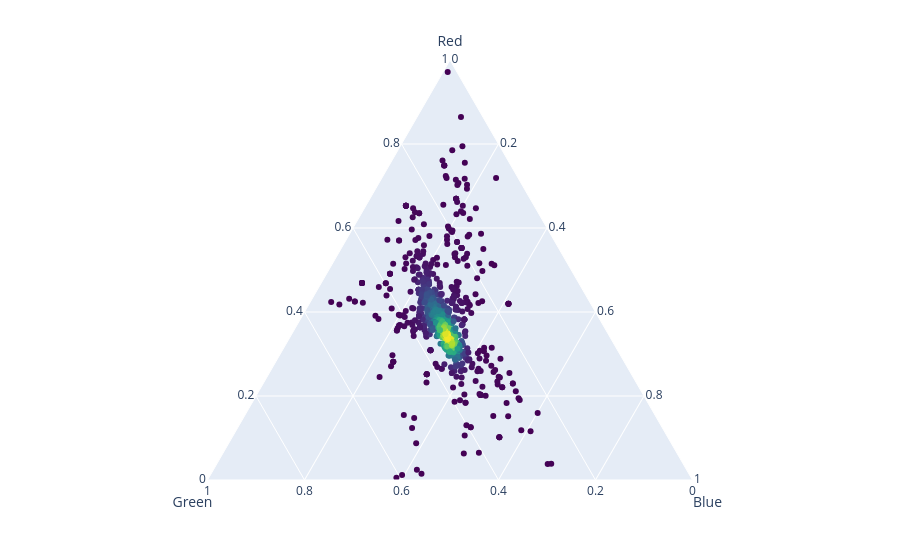

This figure's notebook cell:
### Code cell
sum_cols = df["Red"] + df["Green"] + df["Blue"]
mask = sum_cols > 0
df_clean = df[mask].copy()

a = df_clean["Red"] / sum_cols[mask]
b = df_clean["Green"] / sum_cols[mask]
c = df_clean["Blue"] / sum_cols[mask]

x = b + c/2
y = (np.sqrt(3)/2) * c

valid_mask = np.isfinite(x) & np.isfinite(y)
x = x[valid_mask]
y = y[valid_mask]
df_clean = df_clean[valid_mask]

xy = np.vstack([x, y])
kde = gaussian_kde(xy)(xy)
df_clean["density"] = kde

fig = px.scatter_ternary(
    df_clean,
    a="Red",
    b="Green",
    c="Blue",
    color="density",
    hover_name=df_clean.index,
    color_continuous_scale="Viridis"
)

fig.update_layout(coloraxis_showscale=False)

fig.show()

fig.write_html("ternary_density.html")

### Figure 1 — Plotly figure (JSON) as saved in the notebook; plotly's stock layout.template omitted (floating-point values rounded to 4 significant figures; data arrays with more than 128 entries replaced by an {"elided": "..."} marker saying what was removed)
{"data": [{"a": {"elided": "1219 int values"}, "b": {"elided": "1219 int values"}, "c": {"elided": "1219 int values"}, "hovertemplate": "<b>%{hovertext}</b><br><br>Red=%{a}<br>Green=%{b}<br>Blue=%{c}<br>density=%{marker.color}<extra></extra>", "hovertext": {"elided": "1219 float values"}, "legendgroup": "", "marker": {"color": {"elided": "1219 float values"}, "coloraxis": "coloraxis", "symbol": "circle"}, "mode": "markers", "name": "", "showlegend": false, "subplot": "ternary", "type": "scatterternary"}], "layout": {"coloraxis": {"colorbar": {"title": {"text": "density"}}, "colorscale": [[0, "#440154"], [0.1111, "#482878"], [0.2222, "#3e4989"], [0.3333, "#31688e"], [0.4444, "#26828e"], [0.5556, "#1f9e89"], [0.6667, "#35b779"], [0.7778, "#6ece58"], [0.8889, "#b5de2b"], [1, "#fde725"]], "showscale": false}, "legend": {"tracegroupgap": 0}, "margin": {"t": 60}, "ternary": {"aaxis": {"title": {"text": "Red"}}, "baxis": {"title": {"text": "Green"}}, "caxis": {"title": {"text": "Blue"}}, "domain": {"x": [0, 1], "y": [0, 1]}}}}
